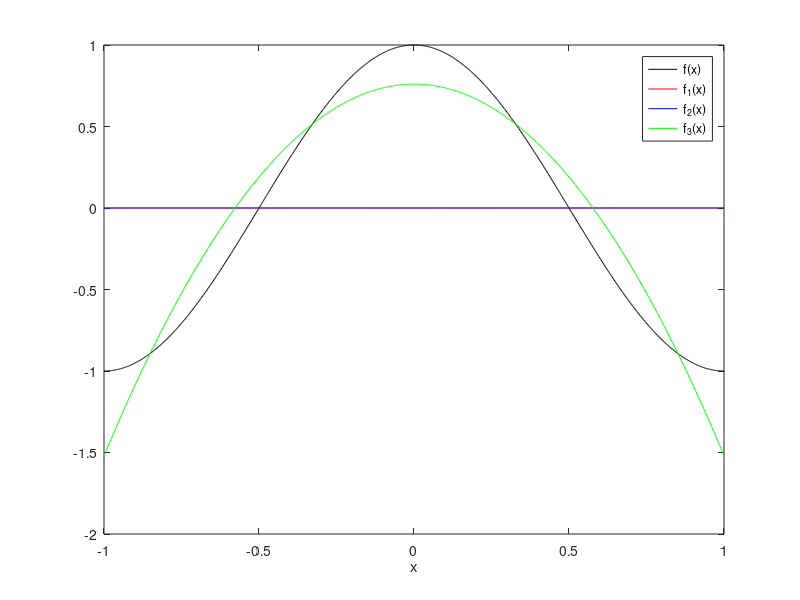

MATLAB code for this plot:
clear
clc
figure(1)
clf
x=linspace(-1,1,1000);
f=cos(pi*x);
f1=x-x;
f2=f1+0;
f3=f2-15*(3*x.^2-1)/(2*pi^2);
plot(x,f,'-k')
hold on
plot(x,f1,'-r')
plot(x,f2,'-b')
plot(x,f3,'-g')
xlabel('x')
legend('f(x)','f_1(x)','f_2(x)','f_3(x)','location','best')
saveas(figure(1),'hw17d.eps','epsc')
